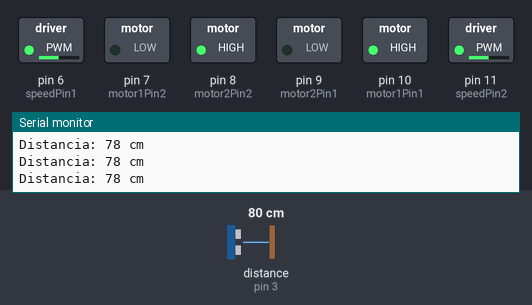
A sketch run on a simulated Arduino Uno, built with avr-gcc and run on an emulated ATmega328P. Shown: switched loads named in the sketch (green lamp = pin HIGH), the last lines printed to the serial monitor. Wiring (inferred from the names in the program): ultrasonic range finder: trigger pin 2; echo pin 3. The test bench sets the inputs (shaded band); at power-on: distance to the obstacle (sensor on pin 3) 80 cm. The echo pulse lasts 58.3 µs per cm; pins used as bus, display or sensor lines are not drawn.

Above: at 1.2 s.
1.3 s: distance to the obstacle (sensor on pin 3) set to 24 cm
4.3 s: distance to the obstacle (sensor on pin 3) set to 18 cm
At 6.2 s:
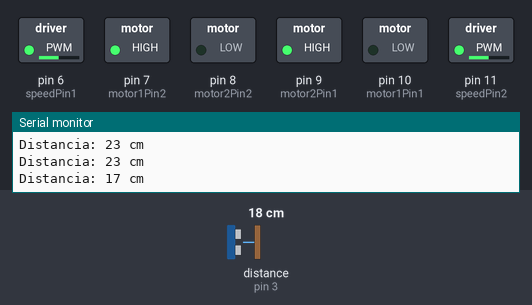
6.8 s: distance to the obstacle (sensor on pin 3) set to 35 cm
At 7.8 s:
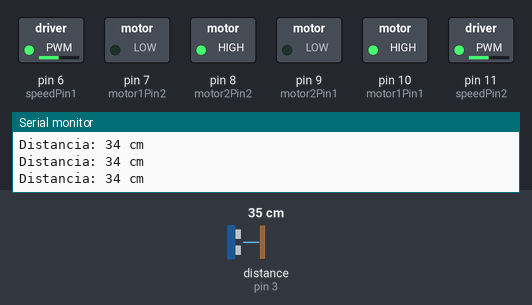
8.8 s: distance to the obstacle (sensor on pin 3) set to 2 cm
At 9.6 s:
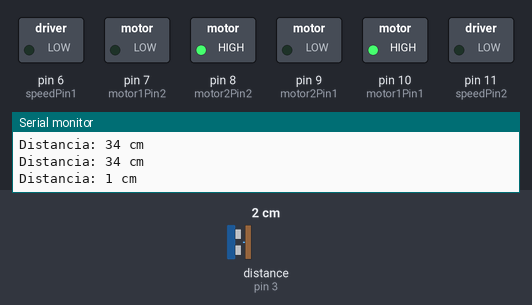
Timing chart, 0 to 15.3 s (numbered marks = the images above; inputs shaded):
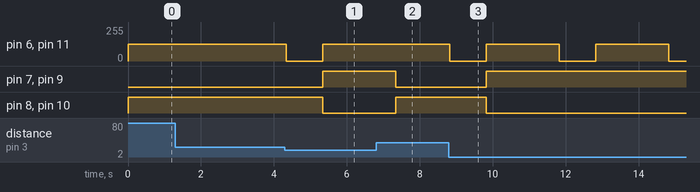

Measured:
- the behaviour switches between 22 and 21 cm on distance to the obstacle (sensor on pin 3) (found by bisection; images 0 and 1)
- after the input at 4.3 s, pin 6 (speedPin1), pin 11 (speedPin2): 125/255 → 0/255 at once, → 125/255 1.0 s later; pin 7 (motor1Pin2), pin 9 (motor2Pin1): LOW → HIGH after 1.0 s; pin 8 (motor2Pin2), pin 10 (motor1Pin1): HIGH → LOW after 1.0 s
- after the input at 6.8 s, pin 6 (speedPin1), pin 11 (speedPin2): stays 125/255 (without the input it goes to 0/255 after 0.54 s); pin 7 (motor1Pin2), pin 9 (motor2Pin1): HIGH → LOW after 0.54 s; pin 8 (motor2Pin2), pin 10 (motor1Pin1): LOW → HIGH after 0.54 s
- after the input at 8.8 s, pin 6 (speedPin1), pin 11 (speedPin2): alternates 125/255 for 2.0 s and 0/255 for 1.0 s, starting at once; pin 7 (motor1Pin2), pin 9 (motor2Pin1): LOW → HIGH after 1.0 s; pin 8 (motor2Pin2), pin 10 (motor1Pin1): HIGH → LOW after 1.0 s

The sketch:

motores_sensor.ino
```cpp
const int trigPin = 2;  // Pin del trigger del sensor ultrasónico
const int echoPin = 3;  // Pin del echo del sensor ultrasónico
const int motor1Pin1 = 10;  // Pin 1 del motor 1
const int motor1Pin2 = 7;   // Pin 2 del motor 1
const int motor2Pin1 = 9;   // Pin 1 del motor 2
const int motor2Pin2 = 8;   // Pin 2 del motor 2
const int speedPin1 = 6;     // Pin de velocidad del motor 1
const int speedPin2 = 11;    // Pin de velocidad del motor 2

void setup() {
  Serial.begin(9600);  // Inicializar comunicación serial
  pinMode(trigPin, OUTPUT);
  pinMode(echoPin, INPUT);
  pinMode(motor1Pin1, OUTPUT);
  pinMode(motor1Pin2, OUTPUT);
  pinMode(motor2Pin1, OUTPUT);
  pinMode(motor2Pin2, OUTPUT);
  pinMode(speedPin1, OUTPUT);
  pinMode(speedPin2, OUTPUT);
}

void loop() {
  long duration, distance;
  bool s ;
  s = false;

  digitalWrite(trigPin, LOW);
  delayMicroseconds(2);

  digitalWrite(trigPin, HIGH);
  delayMicroseconds(10);

  digitalWrite(trigPin, LOW);

  duration = pulseIn(echoPin, HIGH);

  distance = duration * 0.034 / 2;

  Serial.print("Distancia: ");
  Serial.print(distance);
  Serial.println(" cm");

  if (distance <= 20) {
    // Si la distancia es menor o igual a 20 cm, el robot retrocede
    analogWrite(speedPin1, 0);  // Velocidad máxima hacia atrás para el motor 1
    analogWrite(speedPin2, 0);
    delay(1000);
    digitalWrite(motor1Pin1, LOW);
    digitalWrite(motor1Pin2, HIGH);
    digitalWrite(motor2Pin1, HIGH);
    digitalWrite(motor2Pin2, LOW);
    analogWrite(speedPin1, 125);  // Velocidad máxima hacia atrás para el motor 1
    analogWrite(speedPin2, 125);  // Velocidad máxima hacia atrás para el motor 2
    s=true;
    delay(2000);
  } else {

    // Si la distancia es mayor a 20 cm, el robot avanza hacia adelante
    digitalWrite(motor1Pin1, HIGH);
    digitalWrite(motor1Pin2, LOW);
    digitalWrite(motor2Pin1, LOW);
    digitalWrite(motor2Pin2, HIGH);
    analogWrite(speedPin1, 125);  // Velocidad máxima hacia adelante para el motor 1
    analogWrite(speedPin2, 125);  // Velocidad máxima hacia adelante para el motor 2
    if(s==true){
        analogWrite(speedPin1, 0);  // Velocidad máxima hacia atrás para el motor 1
        analogWrite(speedPin2, 0);
        delay(1000);
    }
  }
}
```
